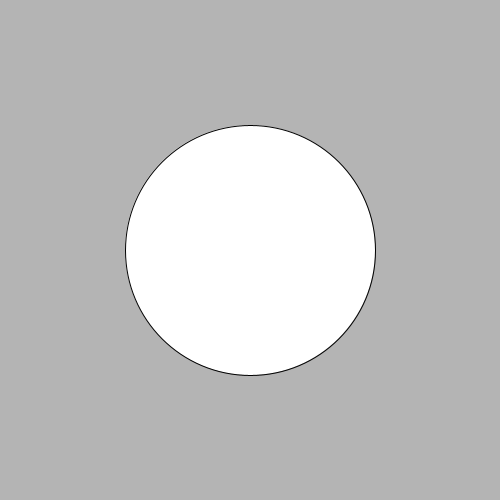
Frame 1 (no input)
Frame 60 (the mouse pressed at the canvas centre just before this capture): identical to frame 1, image omitted
Frame 120 (the mouse held since frame 60 and released just before this capture): identical to frame 1, image omitted

The Processing sketch that drew this single still picture (run headless with seeded random() and noise(); from frame 60 on, the mouse is pressed at the canvas centre):

// Processing sketch: processing_133188
// ── processing_133188.pde

int startingHue = 290; //pink
int endingHue = 265; //purple
int colorDiff; //degrees between pink and purple 
int randomNum; //number the random generator generates
int randomHue; //the actual hue degree to use between pink and purple

void setup() {
  size(500, 500);
  colorMode(HSB, 360, 100, 100); //sets the mode to HSB
  colorDiff = startingHue - endingHue; //how many degrees between pink and purple?
}

void draw() {
  background(255);
  ellipseMode(CENTER);
  ellipse(width/2, height/2, width/2, height/2);
}

void mouseClicked(){
  randomNum = floor(random(colorDiff)); //pick a random whole number between 0 and the colorDiff
  println("randomNum: " + randomNum); //print the random value chosen to the console so that you know what you are getting
  randomHue = randomNum + startingHue; //add the random value to the starting hue so that you end up with a random color in the right range
  println("randomHue: " + randomHue); //print the hue to use to the console (should be between the startingHue and the endingHue)
  fill(randomHue, 100, 100); //set the fill of the ellipse to the random hue with full saturation and brightness
}
